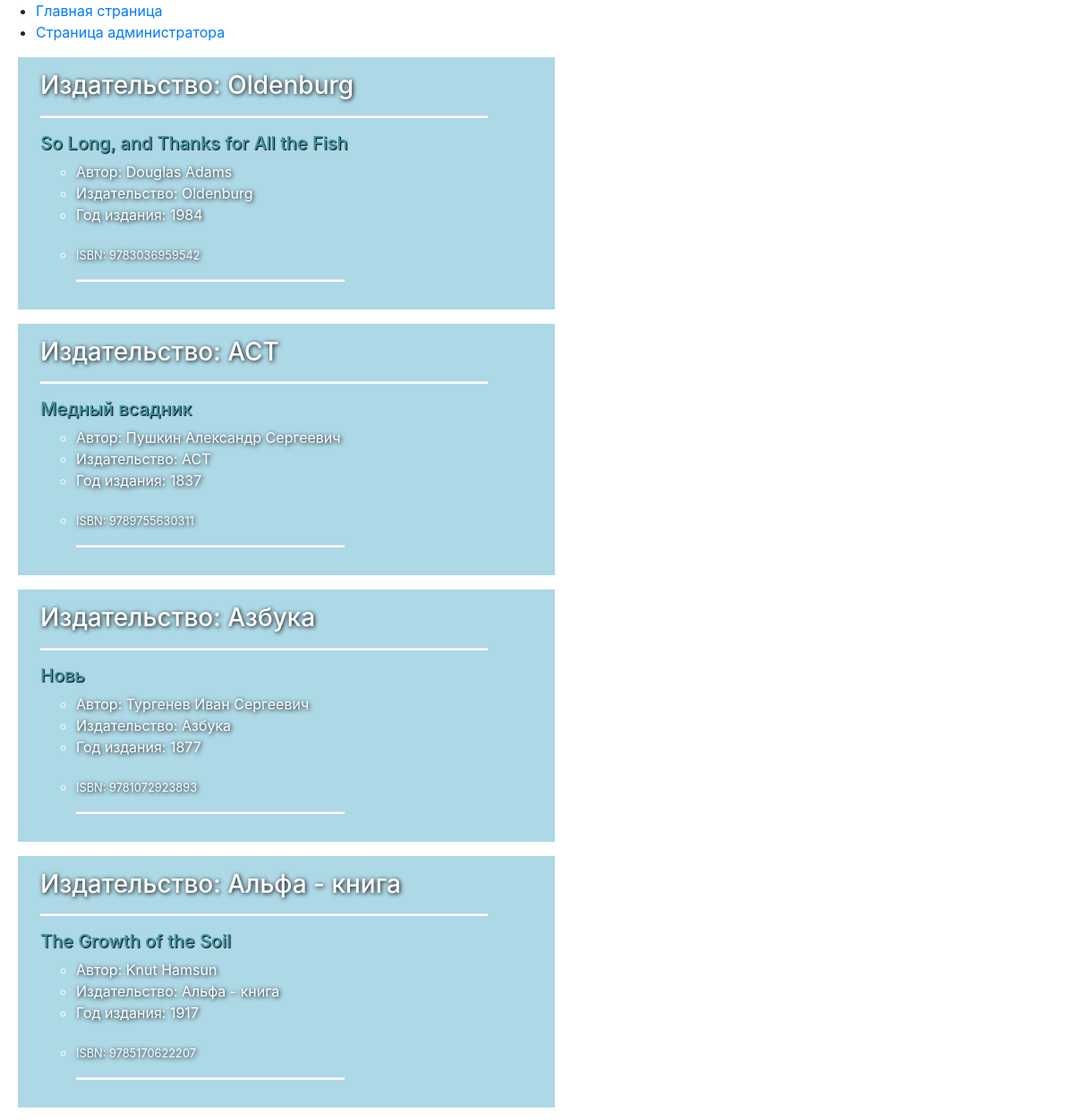
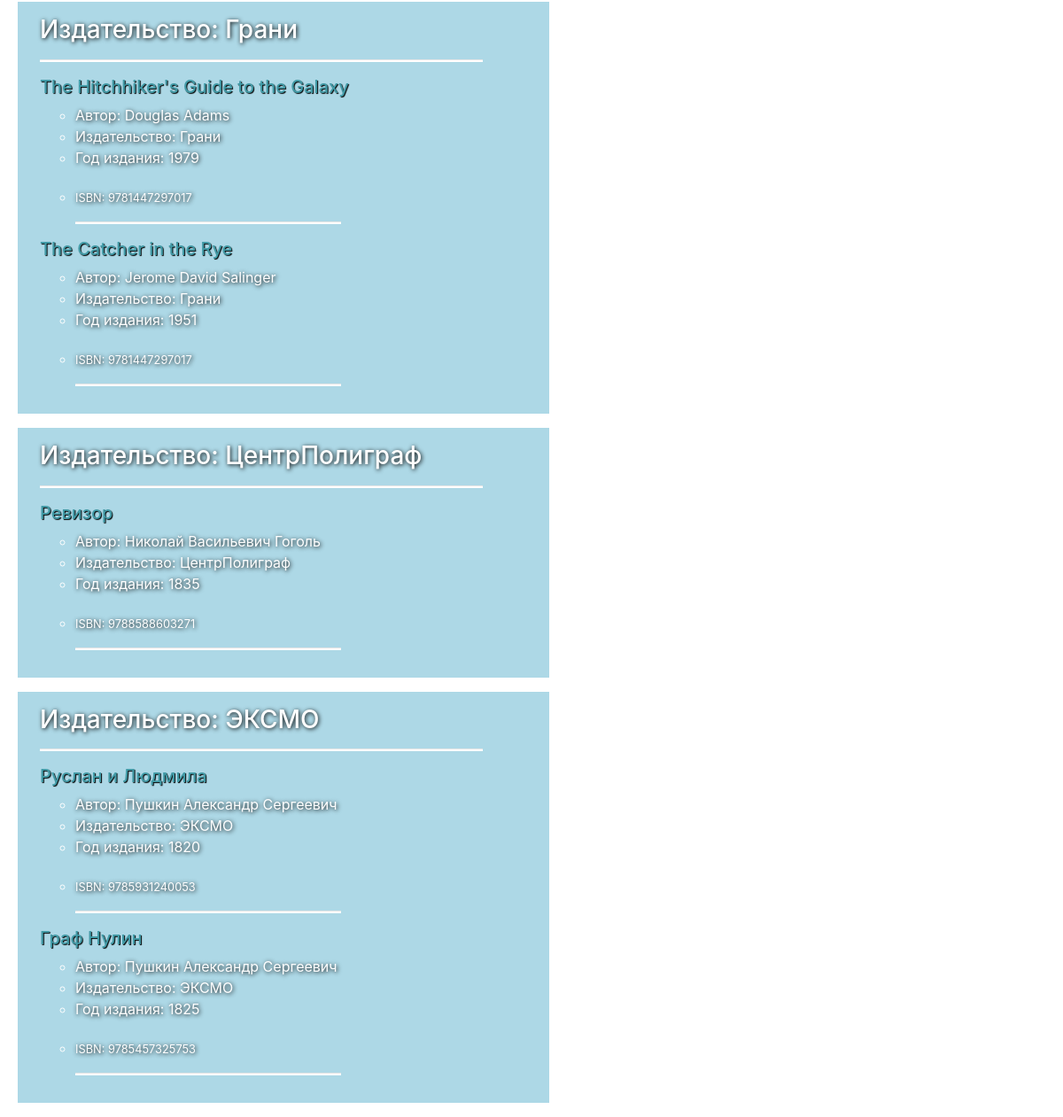
The page /pub/ on the database its author committed (2 pictures, top to bottom).
### p_library/models.py (models this page shows, shortened)
class Publisher(models.Model):
    title = models.CharField(max_length=20,verbose_name='Издательство')
    country = models.CharField(max_length=2, verbose_name='Страна')
    class Meta:
        verbose_name_plural = 'Издательства'
        verbose_name = 'издательство'
        ordering = [ 'title' ]
    def __str__(self):
        return self.title

class Book(models.Model):
    ISBN = models.CharField(max_length=13, verbose_name='Междунар. код')
    title = models.TextField(verbose_name='Наименование')
    description = models.TextField(verbose_name='Аннотация')
    year_release = models.SmallIntegerField(verbose_name='Издание')
    author = models.ForeignKey(Author, on_delete=models.PROTECT, verbose_name='Автор', related_name='entries')
    copy_count = models.SmallIntegerField(default=1, verbose_name='Экз')
    price = models.DecimalField(max_digits=6, decimal_places=2, verbose_name='Цена')
    publisher = models.ForeignKey('Publisher', on_delete=models.PROTECT, null=True, verbose_name='Издательство', related_name='entries')
    class Meta:
        verbose_name_plural = 'Книги'
        verbose_name = 'книга'
        ordering = [ 'publisher' ]

class Author(models.Model):
    full_name = models.TextField(verbose_name='Автор')
    birth_year = models.SmallIntegerField(verbose_name='Год рождения')
    country = models.CharField(max_length=2, verbose_name='Страна')
    class Meta:
        verbose_name_plural = 'Авторы'
        verbose_name = 'автор'
        ordering = [ 'full_name' ]
    def __str__(self):
        return self.full_name

### p_library/views.py (the view)
# urls.py: path('pub/', views.publisher),
def publisher(request):
    publishers = Publisher.objects.all()
    books = Book.objects.all()
    context = {'books': books, 'publishers': publishers}
    return render(request, 'p_library/publishers.html', context)

### p_library/templates/p_library/publishers.html (shortened to what this page needs)
{% load static %}
<!DOCTYPE html>
<html lang="en">
<head>
    <link rel="stylesheet" type="text/css" href="{% static 'css/bootstrap.min.css' %}">
    <link rel="stylesheet" type="text/css" href="{% static 'css/style.css' %}">
</head>
<body>
    <ul>
       <li><a href="http://127.0.0.1:8000/">Главная страница</a></li>
       <li><a href="http://127.0.0.1:8000/admin/">Страница администратора</a></li>
    </ul>
    {% for pub in publishers %}
    <ul class="pub">
        <h3>Издательство: {{ pub.title }}</h3>
        <hr>
        <li>
            {% for book in books %}
            {% if book.publisher.title == pub.title %}
            <h5 class="book">{{ book.title }}</h5>
            <ul>
                <li>Автор: {{ book.author }}</li>
                <li>Издательство: {{ book.publisher }}</li>
                <li>Год издания: {{ book.year_release }}</li>
                <li class="ISBN"><small>ISBN: {{ book.ISBN}}</small></li>
                <hr class="mini_hr">
            </ul>
            {% endif %}
            {% endfor %}
        </li>
    </ul>
    {% endfor %}
</body>
</html>

### p_library/static/CSS/style.css (style rules this page uses)
.pub { list-style-type: none; margin-left: 20px; max-width: 600px; padding: 15px 25px; color: white; background-color: lightblue; text-shadow: 1px 1px 5px black; }
.book { color: rgb(66, 155, 167); text-shadow: 1px 1px 1px black; }
hr { max-width: 500px; height: 2px; margin-left: 0; background-color: #fff; }
.mini_hr { max-width: 300px; }
.ISBN { margin-top: 20px; }

### rows shown on the page
Publisher: title "Oldenburg"
Book: title "So Long, and Thanks for All the Fish", author "Douglas Adams", publisher "Oldenburg", year_release "1984", ISBN "9783036959542"
Publisher: title "АСТ"
Book: title "Медный всадник", author "Пушкин Александр Сергеевич", publisher "АСТ", year_release "1837", ISBN "9789755630311"
Publisher: title "Азбука"
Book: title "Новь", author "Тургенев Иван Сергеевич", publisher "Азбука", year_release "1877", ISBN "9781072923893"
Publisher: title "Альфа - книга"
Book: title "The Growth of the Soil", author "Knut Hamsun", publisher "Альфа - книга", year_release "1917", ISBN "9785170622207"
Publisher: title "Грани"
Book: title "The Hitchhiker's Guide to the Galaxy", author "Douglas Adams", publisher "Грани", year_release "1979", ISBN "9781447297017"
Book: title "The Catcher in the Rye", author "Jerome David Salinger", publisher "Грани", year_release "1951", ISBN "9781447297017"
Publisher: title "ЦентрПолиграф"
Book: title "Ревизор", author "Николай Васильевич Гоголь", publisher "ЦентрПолиграф", year_release "1835", ISBN "9788588603271"
Publisher: title "ЭКСМО"
Book: title "Руслан и Людмила", author "Пушкин Александр Сергеевич", publisher "ЭКСМО", year_release "1820", ISBN "9785931240053"
Book: title "Граф Нулин", author "Пушкин Александр Сергеевич", publisher "ЭКСМО", year_release "1825", ISBN "9785457325753"
